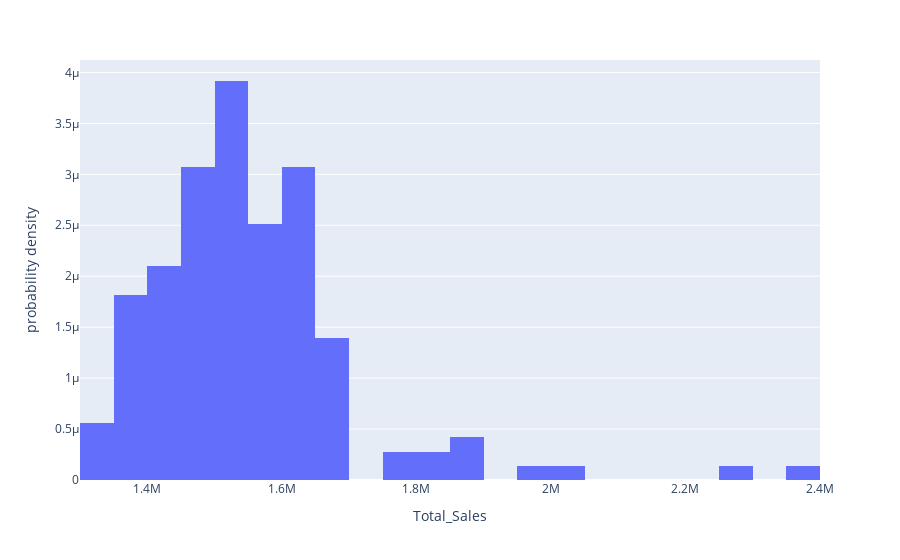

Source (notebook cell):
### Code cell
fig = px.histogram(STORE_1_SERIES, x="Total_Sales", histnorm='probability density')
fig.show()

### Figure 1 — Plotly figure (JSON) as saved in the notebook; plotly's stock layout.template omitted (floating-point values rounded to 4 significant figures; data arrays with more than 128 entries replaced by an {"elided": "..."} marker saying what was removed)
{"data": [{"alignmentgroup": "True", "bingroup": "x", "histnorm": "probability density", "hovertemplate": "Total_Sales=%{x}<br>probability density=%{y}<extra></extra>", "legendgroup": "", "marker": {"color": "#636efa", "pattern": {"shape": ""}}, "name": "", "offsetgroup": "", "orientation": "v", "showlegend": false, "type": "histogram", "x": {"elided": "143 float values"}, "xaxis": "x", "yaxis": "y"}], "layout": {"barmode": "relative", "legend": {"tracegroupgap": 0}, "margin": {"t": 60}, "xaxis": {"anchor": "y", "domain": [0, 1], "title": {"text": "Total_Sales"}}, "yaxis": {"anchor": "x", "domain": [0, 1], "title": {"text": "probability density"}}}}
